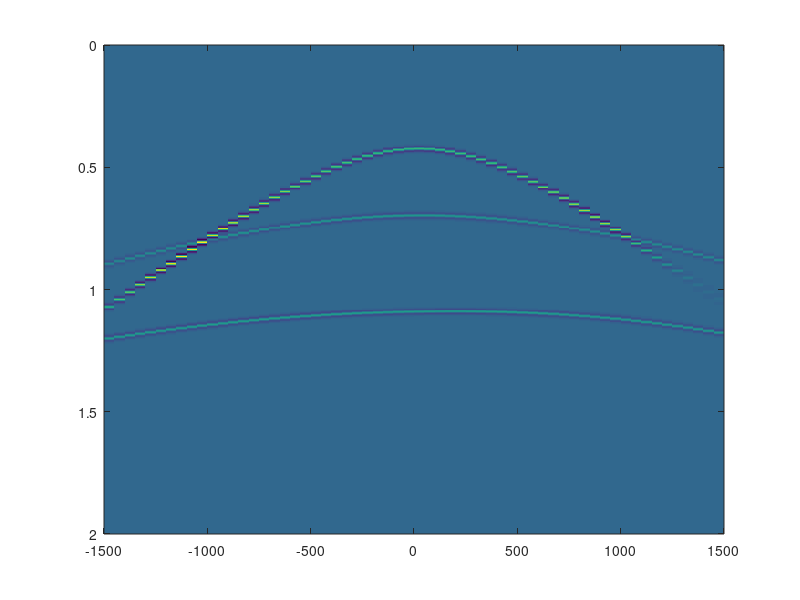

Source code (MATLAB): (Note: this script raises an error after producing the figure.)
clear,clc,close all

%EE562 Term 212 testing data for the term project.
%Prof. W. Mousa Date 23 Jan. 2022

load Syn_shot1g

figure,imagesc(offset(1:60),t,Dg),colormap(sgray),colorbar
xlabel('Offset(m)','FontName','times','FontSize',14)
set(gca,'xaxislocation','top')
ylabel('Time(s)','FontName','times','FontSize',14)








